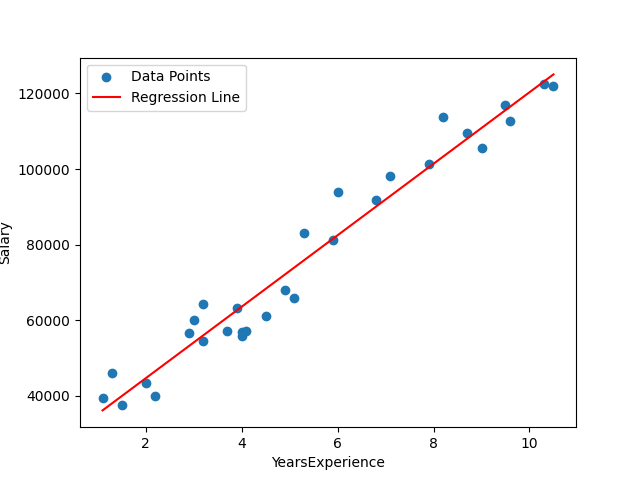

This chart was generated by the following Python code:
from databank import data_bank

path: str = data_bank.download_from_website()


def cost_function(x, y , w, b):
        """Cost function for linear regression"""
        m = len(x)
        cost_sum = 0

        for i in range(m):
            y_pred = w * x[i] + b
            cost = (y_pred - y[i]) ** 2
            cost_sum += cost

        total_cost = (1/(2 * m)) * cost_sum
        return total_cost
    
def gradient_function(x, y, w, b):
    """Gradient function for Gradient descent"""
    m = len(x)
    dw = db = 0

    for i in range(m):
        y_pred = w * x[i] + b

        dw += (y_pred - y[i]) * x[i]
        db += (y_pred - y[i])

    dw = (1/m) * dw
    db = (1/m) * db

    return dw, db
    
def gradient_descent(x, y, alpha , iterations ):
    """Function to implement gradient descent"""
    w = b = 0

    for i in range(iterations):
        dw , db = gradient_function(x, y, w, b)

        w = w - alpha * dw
        b = b - alpha * db
    
    return w, b

learning_rate: float = 0.01
iteartions: int = 10000

import pandas as pd 
def get_xtrain_ytrain(dataset_path: str) -> pd.Series:
    """Function to get X train and y train values"""
    try:
        training_set = pd.read_csv(f'{dataset_path}/Salary Data.csv')

        x_train = training_set["YearsExperience"].values
        y_train = training_set["Salary"].values

        return x_train, y_train
    except Exception as e:
        raise e
    
if __name__ == "__main__":
    x_train , y_train = get_xtrain_ytrain(dataset_path= path)

    final_w , final_b = gradient_descent(x_train, y_train, learning_rate, iteartions)

    print(f"w: {final_w:.4f}, b: {final_b:.4f}")

    import matplotlib.pyplot as plt
    import numpy as np

    # Plot the scatter plot 
    plt.scatter(x_train, y_train, label='Data Points')

    x_vals = np.linspace(min(x_train), max(x_train), 100)
    y_vals = final_w * x_vals + final_b
    plt.plot(x_vals, y_vals, color='red', label='Regression Line')

    plt.xlabel("YearsExperience")
    plt.ylabel("Salary")
    plt.legend()
    plt.show()
